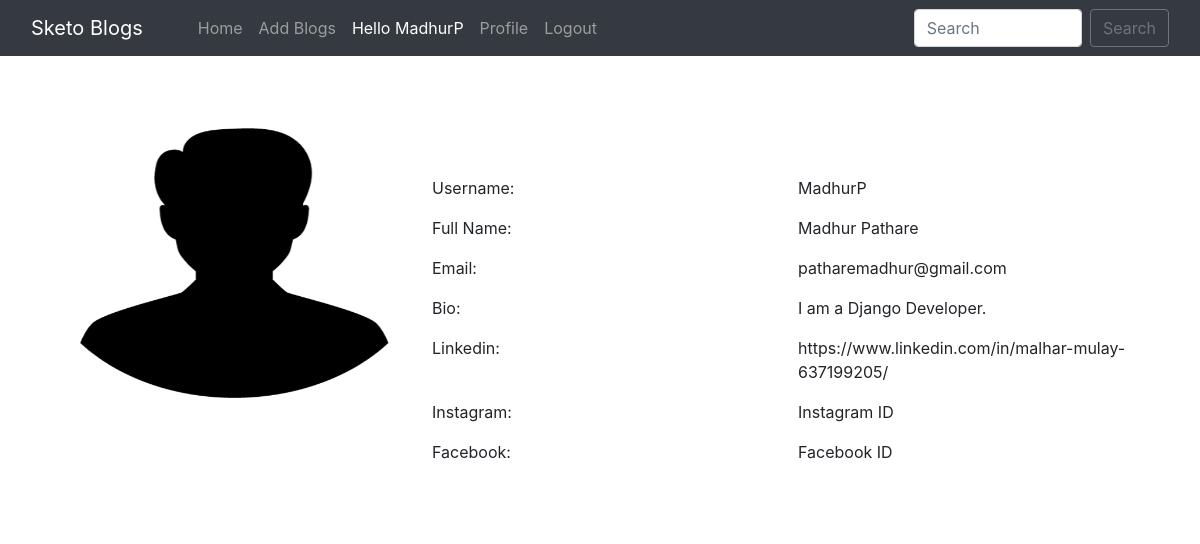
Screenshot of /user_profile/1/ (signed in) with the database file from the repository.
### home/models.py (models this page shows, shortened)
class BlogPost(models.Model):
    title=models.CharField(max_length=255)
    author= models.ForeignKey(User, on_delete=models.CASCADE)
    slug=models.CharField(max_length=130)
    content=models.TextField()
    image = models.ImageField(upload_to="profile_pics", blank=True, null=True)
    dateTime=models.DateTimeField(auto_now_add=True)

class Profile(models.Model):
    user = models.OneToOneField(User, on_delete=models.CASCADE, blank=True, null=True)
    image = models.ImageField(upload_to="profile_pics", blank=True, null=True)
    bio = models.TextField(blank=True, null=True)
    phone_no = models.IntegerField(blank=True, null=True)
    facebook = models.CharField(max_length=300, blank=True, null=True)
    instagram = models.CharField(max_length=300, blank=True, null=True)
    linkedin = models.CharField(max_length=300, blank=True, null=True)

### home/views.py (the view)
# urls.py: path("user_profile/<int:myid>/", views.user_profile, name="user_profile"),
def user_profile(request, myid):
    post = BlogPost.objects.filter(id=myid)
    return render(request, "user_profile.html", {'post':post})

### home/templates/user_profile.html (shortened to what this page needs)
{% extends 'base.html' %}
{% block body %}
<div class="container profile">
            <form method="post">
                <div class="row">
                    {% for i in post %}
                    <div class="col-md-4">
                        <div class="profile-img">
                            {% if i.author.profile.image %}
                            <img src="{{i.author.profile.image.url}}" alt="" width="310px" height="270px">
                            {% endif %}
                        </div>
                    </div>
                    <div class="col-md-8">
                        <div class="profile-tab">
                            <div class="tab-pane">
                                <br><br>
                                        <div class="row">
                                            <div class="col-md-6">
                                                <label>Username:</label>
                                            </div>
                                            <div class="col-md-6">
                                                <p>{{i.author}}</p>
                                            </div>
                                        </div>
                                        <div class="row">
                                            <div class="col-md-6">
                                                <label>Full Name:</label>
                                            </div>
                                            <div class="col-md-6">
                                                <p>{{i.author.get_full_name}}</p>
                                            </div>
                                        </div>
                                        <div class="row">
                                            <div class="col-md-6">
                                                <label>Email:</label>
                                            </div>
                                            <div class="col-md-6">
                                                <p>{{i.author.email}}</p>
                                            </div>
                                        </div>
                                        <div class="row">
                                            <div class="col-md-6">
                                                <label>Bio:</label>
                                            </div>
                                            <div class="col-md-6">
                                                <p>{{i.author.profile.bio}}</p>
                                            </div>
                                        </div>
                                        {% if i.author.profile.linkedin %}
                                        <div class="row">
                                            <div class="col-md-6">
                                                <label>Linkedin:</label>
                                            </div>
                                            <div class="col-md-6">
                                                <p>{{i.author.profile.linkedin}}</p>
                                            </div>
                                        </div>
                                        {% endif %}
                                        {% if i.author.profile.instagram %}
                                        <div class="row">
                                            <div class="col-md-6">
                                                <label>Instagram:</label>
                                            </div>
                                            <div class="col-md-6">
                                                <p>{{i.author.profile.instagram}}</p>
                                            </div>
                                        </div>
                                        {% endif %}
                                        {% if i.author.profile.facebook %}
                                        <div class="row">
                                            <div class="col-md-6">
                                                <label>Facebook:</label>
                                            </div>
                                            <div class="col-md-6">
                                                <p>{{i.author.profile.facebook}}</p>
                                            </div>
                                        </div>
                                        {% endif %}
                                        {% endfor %}
                            </div>
                        </div>
                    </div>
            </form>
            </div>
        {% endblock %}

### home/templates/base.html (shortened to what this page needs)
<!doctype html>
<html lang="en">
  <head>
    <link href="//maxcdn.bootstrapcdn.com/bootstrap/4.1.1/css/bootstrap.min.css" rel="stylesheet" id="bootstrap-css">
    <link href="https://cdn.jsdelivr.net/npm/bootstrap@5.0.2/dist/css/bootstrap.min.css" rel="stylesheet">
    <link rel="stylesheet" href="https://maxcdn.bootstrapcdn.com/bootstrap/4.0.0/css/bootstrap.min.css">
  </head>
  <body>
    <nav class="navbar navbar-expand-lg navbar-dark bg-dark sticky-top">
        <div class="container-fluid">
          <a class="navbar-brand" href="#">Sketo Blogs</a>
          <div class="collapse navbar-collapse" id="navbarSupportedContent">
          <div class="container mx-3">
            <ul class="navbar-nav me-auto mb-2 mb-lg-0">
              <li class="nav-item">
                <a class="nav-link {% block homeactive %} {% endblock homeactive %}" aria-current="page" href="/">Home</a>
              </li>
              {% if user.is_authenticated %}
              <li class="nav-item">
                <a class="nav-link {% block add_blogs_active %} {% endblock add_blogs_active %}" href="/add_blogs/">Add Blogs</a>
              </li>
              <li class="nav-item">
                <a class="nav-link active" href="#">Hello {{request.user}}</a>
              </li>
              <li class="nav-item">
                <a class="nav-link {% block profileactive %} {% endblock profileactive %}" href="/profile/">Profile</a>
              </li>
              <li class="nav-item">
                <a class="nav-link" href="/logout/">Logout</a>
              </li>
              {% endif %}
            </ul>
            </div>
            <form class="d-flex" method="POST" action="/search/"> {% csrf_token %}
              <input class="form-control me-2" type="search" placeholder="Search" name="searched" id="searched" aria-label="Search">
              <button href="/search/" class="btn btn-outline-secondary" type="submit">Search</button>
            </form>
          </div>
        </div>
      </nav>
      {% block body %}
      {% endblock %}
</body>
</html>

### rows the page displays
BlogPost: author.profile.image (picture), author "MadhurP", author.get_full_name "Madhur Pathare", author.email "patharemadhur@gmail.com", author.profile.bio "I am a Django Developer.", author.profile.linkedin "https://www.linkedin.com/in/malhar-mulay-637199205/", author.profile.instagram "Instagram ID", author.profile.facebook "Facebook ID"

### other values shown
{{ request.user }} "MadhurP"
